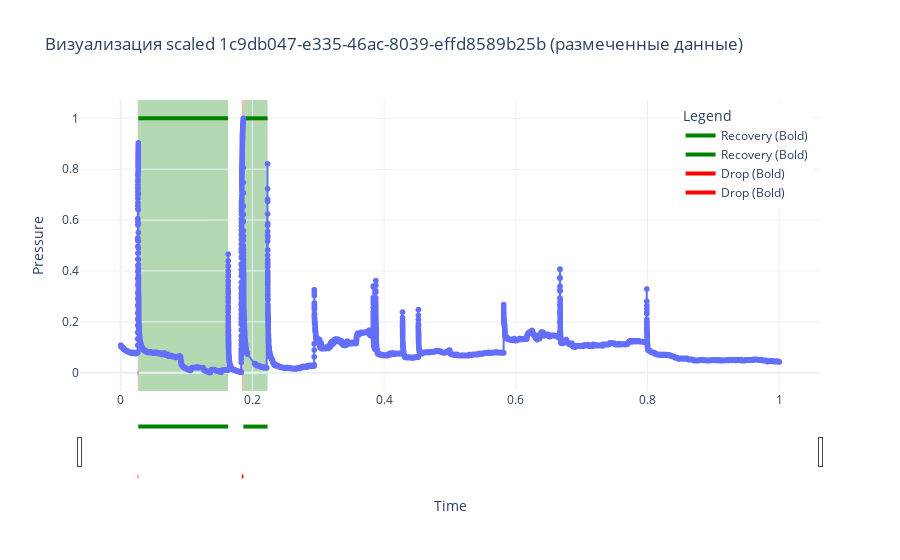

This figure's notebook cell:
### Code cell
plot_annotated_data(test_df, "scaled 1c9db047-e335-46ac-8039-effd8589b25b")

### Figure 1 — Plotly figure (JSON) as saved in the notebook; plotly's stock layout.template omitted (floating-point values rounded to 4 significant figures; data arrays with more than 128 entries replaced by an {"elided": "..."} marker saying what was removed)
{"data": [{"hovertemplate": "time=%{x}<br>pressure=%{y}<extra></extra>", "legendgroup": "", "line": {"color": "#636efa", "dash": "solid"}, "marker": {"symbol": "circle"}, "mode": "lines+markers", "name": "", "showlegend": false, "type": "scattergl", "x": {"elided": "55129 float values"}, "xaxis": "x", "y": {"elided": "55129 float values"}, "yaxis": "y"}, {"line": {"color": "green", "width": 4}, "mode": "lines", "name": "Recovery (Bold)", "type": "scatter", "x": [0.02664, 0.163], "y": [1.0, 1.0]}, {"line": {"color": "green", "width": 4}, "mode": "lines", "name": "Recovery (Bold)", "type": "scatter", "x": [0.1862, 0.223], "y": [1.0, 1.0]}, {"line": {"color": "red", "width": 4}, "mode": "lines", "name": "Drop (Bold)", "type": "scatter", "x": [0.02572, 0.02664], "y": [0, 0]}, {"line": {"color": "red", "width": 4}, "mode": "lines", "name": "Drop (Bold)", "type": "scatter", "x": [0.1838, 0.1862], "y": [0, 0]}], "layout": {"legend": {"title": {"text": "Legend"}, "tracegroupgap": 0, "x": 0.99, "xanchor": "right", "y": 0.99, "yanchor": "top"}, "shapes": [{"fillcolor": "green", "layer": "below", "line": {"width": 0}, "name": "Recovery", "opacity": 0.3, "type": "rect", "x0": 0.02664, "x1": 0.163, "xref": "x", "y0": 0, "y1": 1, "yref": "y domain"}, {"fillcolor": "green", "layer": "below", "line": {"width": 0}, "name": "Recovery", "opacity": 0.3, "type": "rect", "x0": 0.1862, "x1": 0.223, "xref": "x", "y0": 0, "y1": 1, "yref": "y domain"}, {"fillcolor": "red", "layer": "below", "line": {"width": 0}, "name": "Drop", "opacity": 0.3, "type": "rect", "x0": 0.02572, "x1": 0.02664, "xref": "x", "y0": 0, "y1": 1, "yref": "y domain"}, {"fillcolor": "red", "layer": "below", "line": {"width": 0}, "name": "Drop", "opacity": 0.3, "type": "rect", "x0": 0.1838, "x1": 0.1862, "xref": "x", "y0": 0, "y1": 1, "yref": "y domain"}], "title": {"text": "Визуализация scaled 1c9db047-e335-46ac-8039-effd8589b25b (размеченные данные)"}, "xaxis": {"anchor": "y", "domain": [0, 1], "rangeslider": {"visible": true}, "title": {"text": "Time"}, "type": "linear"}, "yaxis": {"anchor": "x", "domain": [0, 1], "fixedrange": false, "title": {"text": "Pressure"}}}}
